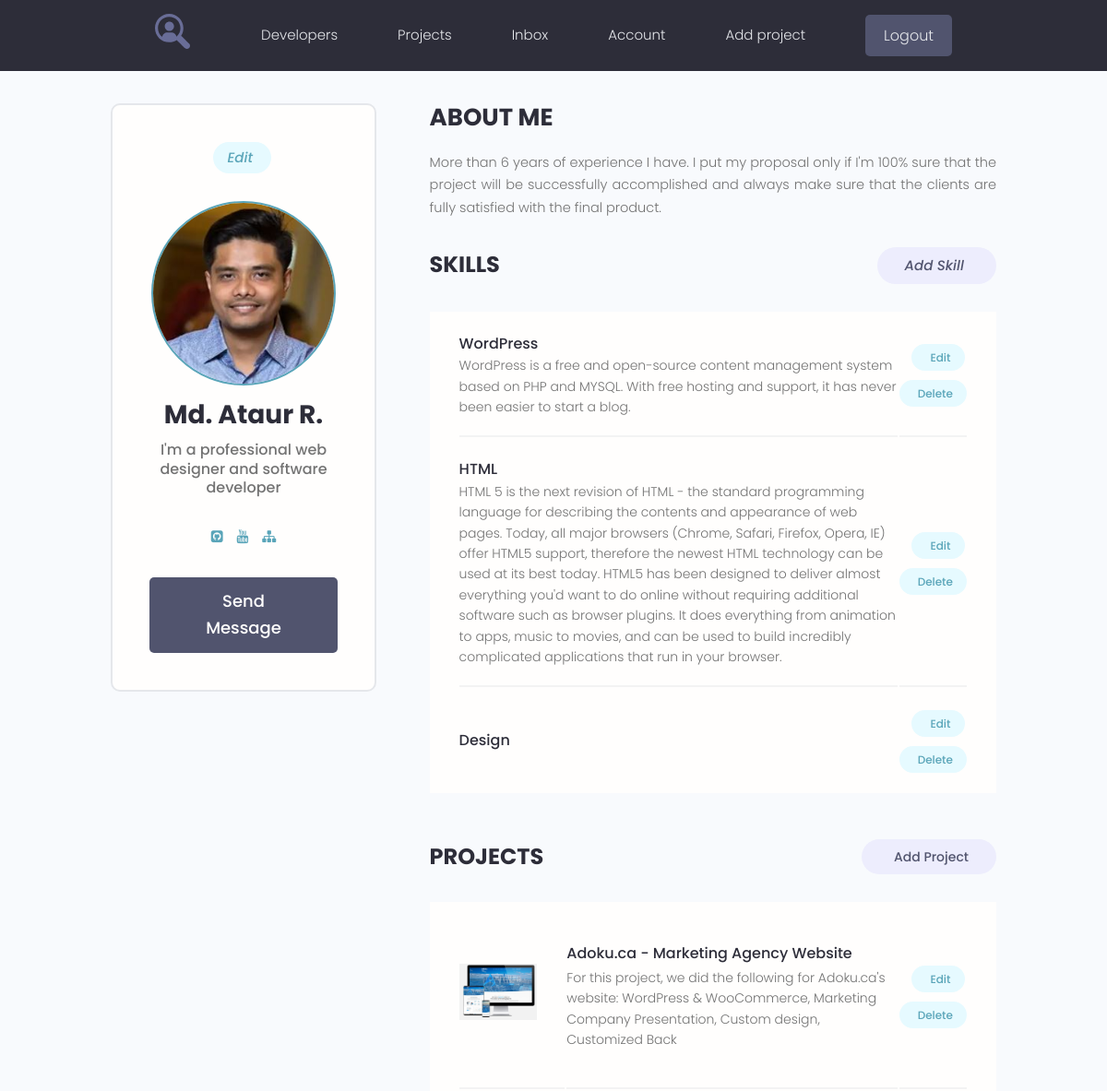
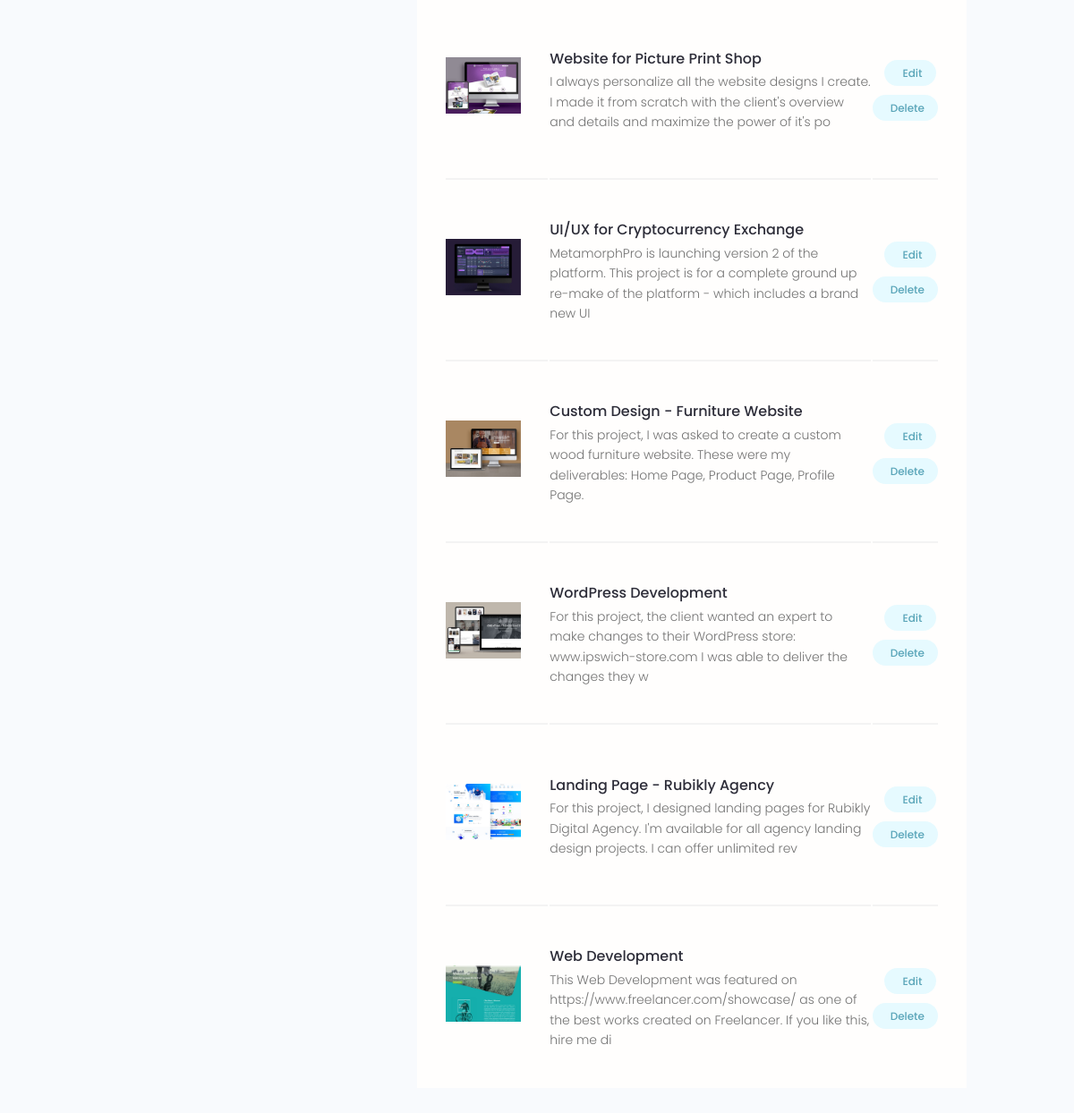
/account/ (signed in), run on the app's committed database (2 pictures, top to bottom).
### users/models.py (models this page shows, shortened)
class Profile(models.Model):
    user = models.OneToOneField(User, on_delete=models.CASCADE, blank=True, null=True)
    name = models.CharField(max_length=200, blank=True, null=True)
    email = models.EmailField(max_length=500,blank=True,null=True)
    username = models.CharField(max_length=200,blank=True,null=True)
    short_info = models.CharField(max_length=200,blank=True,null=True)
    bio = models.TextField(blank=True,null=True)
    image = models.ImageField(upload_to='profiles/', blank=True,null=True,
      default='profiles/user-default.png')
    social_github = models.CharField(max_length=200, blank=True, null=True)
    social_youtube = models.CharField(max_length=200, blank=True, null=True)
    social_website = models.CharField(max_length=200, blank=True, null=True)
    created = models.DateTimeField(auto_now_add=True)

class Skill(models.Model):
    owner = models.ForeignKey(Profile,on_delete=models.CASCADE, blank=True,null=True)
    name = models.CharField(max_length=200, blank=True, null=True)
    description = models.TextField(blank=True, null=True)
    created = models.DateTimeField(auto_now_add=True)
    def __str__(self):
        return self.name

### project/models.py (models this page shows, shortened)
class Project(models.Model):
    owner = models.ForeignKey(Profile, on_delete=models.SET_NULL, null=True, blank=True)
    title = models.CharField(max_length=200)
    description = models.TextField(null=True, blank=True)
    image = models.ImageField(null=True, blank=True, upload_to='projects/%Y/%m/%d',
                              default='default.png')
    demo_link = models.CharField(max_length=2000, null=True, blank=True)
    source_link = models.CharField(max_length=2000, null=True, blank=True)
    tags = models.ManyToManyField('Tag', blank=True)
    vote_total = models.IntegerField(default=0, null=True, blank=True)
    vote_ratio = models.IntegerField(default=0, null=True, blank=True)
    created = models.DateTimeField(auto_now_add=True)
    class Meta:
        ordering = ['-vote_ratio','-vote_total']

### users/views.py (the view)
# urls.py: path('account/', views.user_account, name="account"),
@login_required(login_url='login')
def user_account(request):
    prof = request.user.profile
    skills = prof.skill_set.all()
    projects = prof.project_set.all()
    context = {
        'profile': prof,
        'skills': skills,
        'projects': projects,
    }
    return render(request, "users/account.html", context)

### users/templates/users/account.html (shortened to what this page needs)
{% extends 'project/base.html' %}
{% block content %}
  <main class="settingsPage profile my-md">
    <div class="container">
      <div class="layout">
        <div class="column column--1of3">
          <div class="card text-center">
            <div class="card__body dev">
              <a class="tag tag--pill tag--main settings__btn" href="{% url 'edit-account' %}"><i class="im im-edit">Edit</i></a>
              <img class="avatar avatar--xl dev__avatar" src="{{ profile.image.url }}" />
              <h2 class="dev__name">{{ profile.name }}</h2>
              <p class="dev__title">{{ profile.short_info }}</p>
              <ul class="dev__social">
                 {% if profile.social_github %}
                <li>
                  <a title="Github" href="{{ profile.social_github }}" target="_blank"><i class="fa fa-github-square"></i></a>
                </li>
                {% endif %}
                {% if profile.social_youtube %}
                <li>
                  <a title="Youtube" href="{{ pofile.social_youtube }}" target="_blank"><i class="fa fa-youtube"></i></a>
                </li>
                {% endif %}
                {% if profile.social_website %}
                <li>
                  <a title="Personal Website" href="{{ profile.social_website }}" target="_blank"><i class="fa fa-sitemap"></i></a>
                </li>
                {% endif %}
              </ul>
              <a href="#" class="btn btn--sub btn--lg">Send Message </a>
            </div>
          </div>
        </div>
        <div class="column column--2of3">
          <div class="devInfo">
            <h3 class="devInfo__title">About Me</h3>
            <p class="devInfo__about">
              {{ profile.bio }}
            </p>
          </div>
          <div class="settings">
            <h3 class="settings__title">Skills</h3>
            <a class="tag tag--pill tag--sub settings__btn tag--lg" href="{% url 'create-skill' %}">
              <i class="im im-plus">Add Skill</i>
            </a>
          </div>
          <table class="settings__table">
            {% for skill in skills %}
            <tr>
              <td class="settings__tableInfo">
                <h4>{{ skill }}</h4>
                <p>
                  {{ skill.description }}
                </p>
              </td>
              <td class="settings__tableActions">
                <a class="tag tag--pill tag--main settings__btn" href="{% url 'update-skill' skill.id %}">
                 Edit </a>
                <a class="tag tag--pill tag--main settings__btn" href="{% url 'delete-skill' skill.id %}">
                 Delete </a>
              </td>
            </tr>
            {% endfor %}
          </table>
          <div class="settings">
            <h3 class="settings__title">Projects</h3>
            <a class="tag tag--pill tag--sub settings__btn tag--lg" href="{% url 'create-project' %}"> Add Project</a>
          </div>
          <table class="settings__table">
            {% for project in projects %}
            <tr>
              <td class="settings__thumbnail">
                <a href="{% url 'project' project.id %}"><img src="{{ project.image.url }}" alt="Project Thumbnail" /></a>
              </td>
              <td class="settings__tableInfo">
                <a href="{% url 'project' project.id %}">{{ project.title }}</a>
                <p>
                  {{ project.description |slice:"150" }}
                </p>
              </td>
              <td class="settings__tableActions">
                <a class="tag tag--pill tag--main settings__btn" href="{% url 'update-project' project.id %}"> Edit</a>
                <a class="tag tag--pill tag--main settings__btn" href="{% url 'delete-project' project.id %}">
                  Delete</a>
              </td>
            </tr>
            {% endfor %}
          </table>
        </div>
      </div>
    </div>
  </main>
{% endblock %}

### project/static/styles/app.css (style rules this page uses)
:root { --color-sub: #2d2d39; }
.btn--sub { background-color: var(--color-sub-light); }
.card { border: 2px solid var(--color-light); }
img { width: 100%; }
.tag > i.im { font-size: 1.5rem; margin-right: 0.5rem; }
.profile .card > .dev { padding: 4rem; }
.dev__avatar { display: block; margin: auto; }
.dev__name { color: var(--color-sub); font-size: 2.8rem; font-weight: 700; margin-top: 1rem; margin-bottom: 0.5rem; }
.dev__title { font-size: 1.6rem; font-weight: 500; line-height: 1.3; }
.dev__social { margin: 3rem 0; list-style: none; display: flex; justify-content: center; gap: 1.5rem; }
.devInfo { margin-bottom: 3rem; }
.devInfo__title, .devInfo__subtitle { font-size: 2.6rem; color: var(--color-sub); text-transform: uppercase; font-weight: 700; margin-bottom: 1.5rem; }
.devInfo__about, .devSkill__info { font-size: 1.45rem; line-height: 1.7; text-align: justify; }
.settingsPage .dev > .settings__btn { display: inline-block; margin-bottom: 3rem; }
.settings { display: flex; justify-content: space-between; align-items: center; }
.settings__title { font-size: 2.4rem; text-transform: uppercase; font-weight: 700; color: var(--color-sub); }
.settings__table { margin-top: 3rem; margin-bottom: 5rem; padding: 0 3rem; background: var(--color-white); }
.settings__table tr { width: 100%; }
.settings__table tr > td { padding: 2rem 0; }
.settings__table tr:not(:last-child) td { border-bottom: 2px solid var(--color-white-light); }
.settings__thumbnail { width: 23%; min-width: 10rem; }
.settings__thumbnail img { padding-right: 3rem; height: 15rem; object-fit: contain; }
.settings__tableInfo { width: 100%; }
.settings__tableInfo h4, .settings__tableInfo a { padding-right: 1rem; width: auto; font-size: 1.6rem; font-weight: 500; color: var(--color-sub); }
.settings__tableInfo p { font-size: 1.4rem; }
.settings__tableActions { text-align: right; }

### project/static/uikit/styles/modules/_variables.css (style rules this page uses)
:root { --color-main: #5aa5b9; --color-main-light: #e6faff; --color-sub: #3f4156; --color-sub-light: #51546e; --color-sub-lighter: #ededfd; --color-text: #737373; --color-gray: #8b8b8b; --color-light: #e5e7eb; --color-light-gray: #767676; --color-bg: #f8fafd; --color-white: #fffefd; --color-white-light: #f3f3f3; --color-success: #359e64; --color-success-bg: #def8e8; --color-error: #fc4b0b; --color-error-bg: #fff2ee; --font-base: 'Poppins', arial, helvetica, 'Segoe UI', roboto, ubuntu, sans-serif; --font-monospace: 'Fira Code', 'Courier New', courier, monospace; --font-regular: 300; --font-medium: 500; --font-bold: 700; --generic-shadow: 1px 1px 5px #00000010; --generic-transition: all 0.3s ease-in-out; }

### project/static/uikit/styles/modules/_base.css (style rules this page uses)
* { margin: 0; padding: 0; box-sizing: border-box; text-rendering: optimizeLegibility; color: inherit; font-size: inherit; }
html { font-size: 50%; }
@media only screen and (min-width: 480px) { html { font-size: 56.25%; } }
@media only screen and (min-width: 1200px) { html { font-size: 62.5%; } }
body { line-height: 1.6; font-weight: 400; font-size: 1.5rem; color: var(--color-text); background-color: var(--color-bg); min-height: 100vh; }

### project/static/uikit/styles/modules/_typography.css (style rules this page uses)
* { font-family: var(--font-base); }
h2 { font-size: 3.6rem; font-weight: var(--font-bold); }
h3 { font-size: 3.2rem; font-weight: var(--font-medium); }
h4 { font-size: 2.8rem; font-weight: var(--font-medium); }
p, span, strong { font-size: 1.6rem; color: var(--color-text); font-weight: var(--font-regular); }
a { padding-bottom: 2px; text-decoration: none; display: inline-block; color: var(--color-main); font-weight: var(--font-medium); }

### project/static/uikit/styles/modules/_utilities.css (style rules this page uses)
.container { width: 92%; max-width: 165rem; margin: 0 auto; box-sizing: border-box; }
@media screen and (min-width: 1000px) { .container { width: 90%; } }
@media screen and (min-width: 1200px) { .container { width: 80%; } }
.text-center { text-align: center; }
.my-md { margin: 3rem auto; }

### project/static/uikit/styles/modules/_avatar.css (style rules this page uses)
.avatar { border-radius: 50%; border: 2px solid var(--color-main); object-fit: cover; }
.avatar--xl { height: 20rem; width: 20rem; }

### project/static/uikit/styles/modules/_card.css (style rules this page uses)
.card { border-radius: 1rem; background-color: var(--color-white); border: 1.5px solid var(--color-light); width: auto; height: auto; margin-top: 0.5rem; margin-bottom: 0.5rem; overflow: hidden; }
.card__body, .card__header { padding: 2rem 2.5rem; }

### project/static/uikit/styles/modules/_layout.css (style rules this page uses)
.layout { display: flex; flex-flow: row wrap; justify-content: space-between; }
.layout > .column { margin-bottom: 3rem; }
.layout > .column.column--1of3 { flex-basis: 30%; }
.layout > .column.column--2of3 { flex-basis: 64%; }

### data on the page
Profile: image (picture), name "Md. Ataur R.", short_info "I'm a professional web designer and software developer", bio "More than 6 years of experience I have. I put my proposal only if I'm 100% sure that the project will be successfully accomplished and always make sure that the clients are fully satisfied with the final product."
Skill: name "WordPress", description "WordPress is a free and open-source content management system based on PHP and MYSQL. With free hosting and support, it has never been easier to start a blog."
Skill: name "HTML", description "HTML 5 is the next revision of HTML - the standard programming language for describing the contents and appearance of web pages. Today, all major browsers (Chrome, Safari, Firefox, Opera, IE) offer HTML5 support, therefore the newest HTML technology can be used at its best today. HTML5 has been designed to deliver almost everything you'd want to do online without requiring additional software such as browser plugins. It does everything from animation to apps, music to movies, and can be used to build incredibly complicated applications that run in your browser."
Skill: name "Design"
Project: image (picture), title "Adoku.ca - Marketing Agency Website", description "For this project, we did the following for Adoku.ca's website: WordPress & WooCommerce, Marketing Company Presentation, Custom design, Customized Back"
Project: image (picture), title "Website for Picture Print Shop", description "I always personalize all the website designs I create. I made it from scratch with the client's overview and details and maximize the power of it's po"
Project: image (picture), title "UI/UX for Cryptocurrency Exchange", description "MetamorphPro is launching version 2 of the platform. This project is for a complete ground up re-make of the platform - which includes a brand new UI"
Project: image (picture), title "Custom Design - Furniture Website", description "For this project, I was asked to create a custom wood furniture website. These were my deliverables: Home Page, Product Page, Profile Page."
Project: image (picture), title "WordPress Development", description "For this project, the client wanted an expert to make changes to their WordPress store: www.ipswich-store.com I was able to deliver the changes they w"
Project: image (picture), title "Landing Page - Rubikly Agency", description "For this project, I designed landing pages for Rubikly Digital Agency. I'm available for all agency landing design projects. I can offer unlimited rev"
Project: image (picture), title "Web Development", description "This Web Development was featured on https://www.freelancer.com/showcase/ as one of the best works created on Freelancer. If you like this, hire me di"
